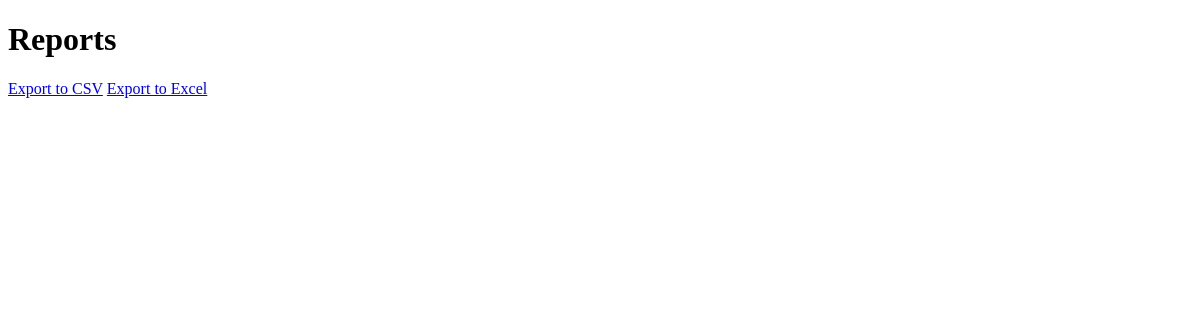
/report/, run on an earlier commit of the app's database.
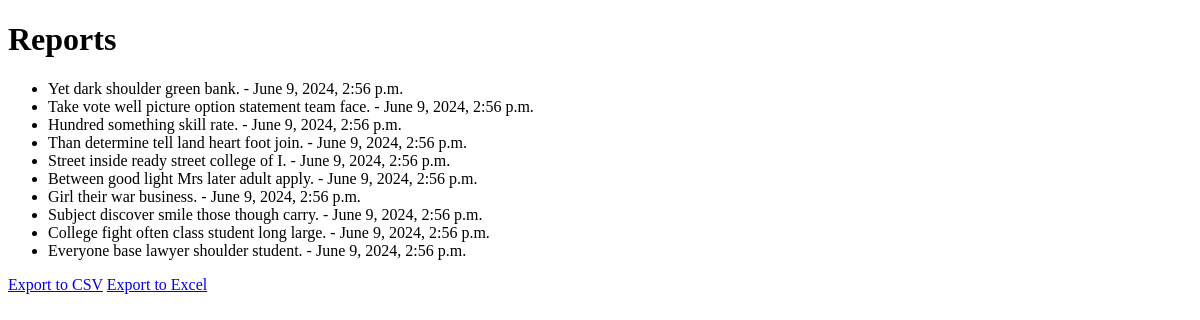
And on a later commit of the database.
### report_app/models.py (models this page shows, shortened)
class Report(models.Model):
    title = models.CharField(max_length=200)
    content = models.TextField()
    created_at = models.DateTimeField(auto_now_add=True)

### report_app/views.py (the view)
# urls.py: path('report/', views.generate_report, name='generate_report'),
def generate_report(request):
    reports = Report.objects.all()
    return render(request, 'report_list.html', {'reports': reports})

### report_app/templates/report_list.html (shortened to what this page needs)
<!DOCTYPE html>
<html lang="en">
<head>
</head>
<body>
    <h1>Reports</h1>
    <ul>
        {% for report in reports %}
            <li>{{ report.title }} - {{ report.created_at }} </li>
        {% endfor %}
    </ul>
    <a href="{% url "export_to_csv" %}">Export to CSV</a>
    <a href="{% url "export_to_excel" %}">Export to Excel</a>
</body>
</html>

What changed in the data, as far as the page shows it:
added Report: title "Yet dark shoulder green bank.", created_at "June 9, 2024, 2:56 p.m."
added Report: title "Take vote well picture option statement team face.", created_at "June 9, 2024, 2:56 p.m."
added Report: title "Hundred something skill rate.", created_at "June 9, 2024, 2:56 p.m."
added Report: title "Than determine tell land heart foot join.", created_at "June 9, 2024, 2:56 p.m."
added Report: title "Street inside ready street college of I.", created_at "June 9, 2024, 2:56 p.m."
added Report: title "Between good light Mrs later adult apply.", created_at "June 9, 2024, 2:56 p.m."
added Report: title "Girl their war business.", created_at "June 9, 2024, 2:56 p.m."
added Report: title "Subject discover smile those though carry.", created_at "June 9, 2024, 2:56 p.m."
added Report: title "College fight often class student long large.", created_at "June 9, 2024, 2:56 p.m."
added Report: title "Everyone base lawyer shoulder student.", created_at "June 9, 2024, 2:56 p.m."
